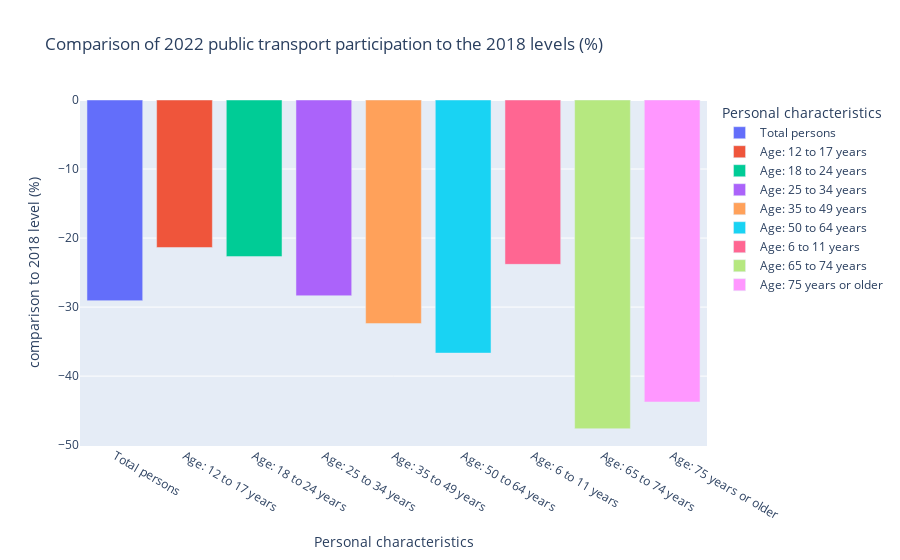

Write notebook code for a chart like this one.
### Markdown cell above
In terms of raw participation, the group with the sharpest drop is the 18 to 24 years age group. As mentionned before, this can maybe be explained by the fact during the pandemic, many universities were closed, so universities implemented more online courses, which may have reduced the transportation needs of students after the pandemic. Also, maybe people preferred using individual transport means (bikes, cars) during the pandemic to avoid restrictions and kept this habit afterwards.
The second most impacted group are people from 25 to 34 years old. Maybe this can be explained by an increase in remote work after the pandemic  
  
However, we have to keep in mind that the variation is bigger in these groups because they are already the groups with the highest participation even before covid. Thus, comparison with other groups will maybe be more easy using percentages

### Code cell
# Creation of a graph showing the
# difference between 2022 and 2018 levels relative to the 2018 level

px.bar(data_frame = df_age2[(df_age2['Topic'] == 2022)], x='Personal characteristics',
        y='comparison to 2018 level (%)', color='Personal characteristics',
        title = 'Comparison of 2022 public transport participation to the 2018 levels (%)')

### Figure 1 — Plotly figure (JSON) as saved in the notebook; plotly's stock layout.template omitted (floating-point values rounded to 4 significant figures)
{"data": [{"alignmentgroup": "True", "hovertemplate": "Personal characteristics=%{x}<br>comparison to 2018 level (%)=%{y}<extra></extra>", "legendgroup": "Total persons", "marker": {"color": "#636efa", "pattern": {"shape": ""}}, "name": "Total persons", "offsetgroup": "Total persons", "orientation": "v", "showlegend": true, "textposition": "auto", "type": "bar", "x": ["Total persons"], "xaxis": "x", "y": [-29.07], "yaxis": "y"}, {"alignmentgroup": "True", "hovertemplate": "Personal characteristics=%{x}<br>comparison to 2018 level (%)=%{y}<extra></extra>", "legendgroup": "Age: 12 to 17 years", "marker": {"color": "#EF553B", "pattern": {"shape": ""}}, "name": "Age: 12 to 17 years", "offsetgroup": "Age: 12 to 17 years", "orientation": "v", "showlegend": true, "textposition": "auto", "type": "bar", "x": ["Age: 12 to 17 years"], "xaxis": "x", "y": [-21.37], "yaxis": "y"}, {"alignmentgroup": "True", "hovertemplate": "Personal characteristics=%{x}<br>comparison to 2018 level (%)=%{y}<extra></extra>", "legendgroup": "Age: 18 to 24 years", "marker": {"color": "#00cc96", "pattern": {"shape": ""}}, "name": "Age: 18 to 24 years", "offsetgroup": "Age: 18 to 24 years", "orientation": "v", "showlegend": true, "textposition": "auto", "type": "bar", "x": ["Age: 18 to 24 years"], "xaxis": "x", "y": [-22.69], "yaxis": "y"}, {"alignmentgroup": "True", "hovertemplate": "Personal characteristics=%{x}<br>comparison to 2018 level (%)=%{y}<extra></extra>", "legendgroup": "Age: 25 to 34 years", "marker": {"color": "#ab63fa", "pattern": {"shape": ""}}, "name": "Age: 25 to 34 years", "offsetgroup": "Age: 25 to 34 years", "orientation": "v", "showlegend": true, "textposition": "auto", "type": "bar", "x": ["Age: 25 to 34 years"], "xaxis": "x", "y": [-28.36], "yaxis": "y"}, {"alignmentgroup": "True", "hovertemplate": "Personal characteristics=%{x}<br>comparison to 2018 level (%)=%{y}<extra></extra>", "legendgroup": "Age: 35 to 49 years", "marker": {"color": "#FFA15A", "pattern": {"shape": ""}}, "name": "Age: 35 to 49 years", "offsetgroup": "Age: 35 to 49 years", "orientation": "v", "showlegend": true, "textposition": "auto", "type": "bar", "x": ["Age: 35 to 49 years"], "xaxis": "x", "y": [-32.39], "yaxis": "y"}, {"alignmentgroup": "True", "hovertemplate": "Personal characteristics=%{x}<br>comparison to 2018 level (%)=%{y}<extra></extra>", "legendgroup": "Age: 50 to 64 years", "marker": {"color": "#19d3f3", "pattern": {"shape": ""}}, "name": "Age: 50 to 64 years", "offsetgroup": "Age: 50 to 64 years", "orientation": "v", "showlegend": true, "textposition": "auto", "type": "bar", "x": ["Age: 50 to 64 years"], "xaxis": "x", "y": [-36.67], "yaxis": "y"}, {"alignmentgroup": "True", "hovertemplate": "Personal characteristics=%{x}<br>comparison to 2018 level (%)=%{y}<extra></extra>", "legendgroup": "Age: 6 to 11 years", "marker": {"color": "#FF6692", "pattern": {"shape": ""}}, "name": "Age: 6 to 11 years", "offsetgroup": "Age: 6 to 11 years", "orientation": "v", "showlegend": true, "textposition": "auto", "type": "bar", "x": ["Age: 6 to 11 years"], "xaxis": "x", "y": [-23.81], "yaxis": "y"}, {"alignmentgroup": "True", "hovertemplate": "Personal characteristics=%{x}<br>comparison to 2018 level (%)=%{y}<extra></extra>", "legendgroup": "Age: 65 to 74 years", "marker": {"color": "#B6E880", "pattern": {"shape": ""}}, "name": "Age: 65 to 74 years", "offsetgroup": "Age: 65 to 74 years", "orientation": "v", "showlegend": true, "textposition": "auto", "type": "bar", "x": ["Age: 65 to 74 years"], "xaxis": "x", "y": [-47.62], "yaxis": "y"}, {"alignmentgroup": "True", "hovertemplate": "Personal characteristics=%{x}<br>comparison to 2018 level (%)=%{y}<extra></extra>", "legendgroup": "Age: 75 years or older", "marker": {"color": "#FF97FF", "pattern": {"shape": ""}}, "name": "Age: 75 years or older", "offsetgroup": "Age: 75 years or older", "orientation": "v", "showlegend": true, "textposition": "auto", "type": "bar", "x": ["Age: 75 years or older"], "xaxis": "x", "y": [-43.75], "yaxis": "y"}], "layout": {"barmode": "relative", "legend": {"title": {"text": "Personal characteristics"}, "tracegroupgap": 0}, "title": {"text": "Comparison of 2022 public transport participation to the 2018 levels (%)"}, "xaxis": {"anchor": "y", "categoryarray": ["Total persons", "Age: 12 to 17 years", "Age: 18 to 24 years", "Age: 25 to 34 years", "Age: 35 to 49 years", "Age: 50 to 64 years", "Age: 6 to 11 years", "Age: 65 to 74 years", "Age: 75 years or older"], "categoryorder": "array", "domain": [0, 1], "title": {"text": "Personal characteristics"}}, "yaxis": {"anchor": "x", "domain": [0, 1], "title": {"text": "comparison to 2018 level (%)"}}}}
